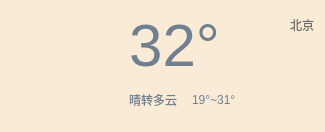
    <widget class="QWidget" name="widget_29" native="true">
     <property name="geometry">
      <rect>
       <x>90</x>
       <y>150</y>
       <width>325</width>
       <height>129</height>
      </rect>
     </property>
     <property name="styleSheet">
      <string notr="true">background-color: #FAEBD7;
border-radius: 4px</string>
     </property>
     <layout class="QHBoxLayout" name="horizontalLayout_34">
      <property name="spacing">
       <number>8</number>
      </property>
      <property name="leftMargin">
       <number>11</number>
      </property>
      <property name="topMargin">
       <number>11</number>
      </property>
      <property name="rightMargin">
       <number>11</number>
      </property>
      <property name="bottomMargin">
       <number>11</number>
      </property>
      <item>
       <widget class="QLabel" name="lblTypeIcon">
        <property name="minimumSize">
         <size>
          <width>110</width>
          <height>110</height>
         </size>
        </property>
        <property name="maximumSize">
         <size>
          <width>110</width>
          <height>110</height>
         </size>
        </property>
        <property name="styleSheet">
         <string notr="true">background-color: rgba(255, 255, 255, 0);</string>
        </property>
        <property name="text">
         <string/>
        </property>
        <property name="pixmap">
         <pixmap resource="main.qrc">:/res/type/DuoYun128.png</pixmap>
        </property>
        <property name="scaledContents">
         <bool>true</bool>
        </property>
        <property name="alignment">
         <set>Qt::AlignCenter</set>
        </property>
       </widget>
      </item>
      <item>
       <layout class="QVBoxLayout" name="verticalLayout_35">
        <property name="spacing">
         <number>0</number>
        </property>
        <item>
         <layout class="QHBoxLayout" name="horizontalLayout_35">
          <item>
           <widget class="QLabel" name="lblTemp">
            <property name="font">
             <font>
              <family>Arial</family>
              <pointsize>45</pointsize>
              <italic>false</italic>
              <bold>false</bold>
             </font>
            </property>
            <property name="styleSheet">
             <string notr="true">color: rgb(112,128,144);
font: 45pt &quot;Arial&quot;;
background-color: rgba(0, 255, 255, 0);</string>
            </property>
            <property name="text">
             <string>32°</string>
            </property>
            <property name="scaledContents">
             <bool>true</bool>
            </property>
            <property name="alignment">
             <set>Qt::AlignCenter</set>
            </property>
           </widget>
          </item>
          <item>
           <spacer name="horizontalSpacer_11">
            <property name="orientation">
             <enum>Qt::Horizontal</enum>
            </property>
            <property name="sizeHint" stdset="0">
             <size>
              <width>40</width>
              <height>20</height>
             </size>
            </property>
           </spacer>
          </item>
          <item>
           <layout class="QVBoxLayout" name="verticalLayout_36">
            <property name="topMargin">
             <number>0</number>
            </property>
            <property name="bottomMargin">
             <number>40</number>
            </property>
            <item>
             <widget class="QLabel" name="lblCity">
              <property name="styleSheet">
               <string notr="true">font: 10pt &quot;Microsoft YaHei UI&quot;;
background-color: rgba(255, 255, 255,0);
color: rgb(105,105,105);</string>
              </property>
              <property name="text">
               <string>北京</string>
              </property>
              <property name="alignment">
               <set>Qt::AlignRight|Qt::AlignTrailing|Qt::AlignVCenter</set>
              </property>
             </widget>
            </item>
           </layout>
          </item>
         </layout>
        </item>
        <item>
         <layout class="QHBoxLayout" name="horizontalLayout_36">
          <property name="spacing">
           <number>6</number>
          </property>
          <property name="sizeConstraint">
           <enum>QLayout::SetDefaultConstraint</enum>
          </property>
          <item>
           <widget class="QLabel" name="lblType">
            <property name="sizePolicy">
             <sizepolicy hsizetype="Preferred" vsizetype="Preferred">
              <horstretch>0</horstretch>
              <verstretch>0</verstretch>
             </sizepolicy>
            </property>
            <property name="styleSheet">
             <string notr="true">background-color: rgba(255, 255, 255,0);
font: 12pt &quot;微软雅黑&quot;;
color: rgb(112,128,144);</string>
            </property>
            <property name="text">
             <string>晴转多云</string>
            </property>
            <property name="scaledContents">
             <bool>true</bool>
            </property>
            <property name="alignment">
             <set>Qt::AlignLeading|Qt::AlignLeft|Qt::AlignVCenter</set>
            </property>
           </widget>
          </item>
          <item>
           <widget class="Line" name="line_4">
            <property name="minimumSize">
             <size>
              <width>0</width>
              <height>15</height>
             </size>
            </property>
            <property name="maximumSize">
             <size>
              <width>16777215</width>
              <height>15</height>
             </size>
            </property>
            <property name="styleSheet">
             <string notr="true">color: rgb(255, 0, 0);</string>
            </property>
            <property name="orientation">
             <enum>Qt::Vertical</enum>
            </property>
           </widget>
          </item>
          <item>
           <widget class="QLabel" name="lblLowHigh">
            <property name="styleSheet">
             <string notr="true">background-color: rgba(255, 255, 255,0);
font: 12pt &quot;微软雅黑&quot;;
color: rgb(112,128,144);</string>
            </property>
            <property name="text">
             <string>19°~31°</string>
            </property>
            <property name="alignment">
             <set>Qt::AlignLeading|Qt::AlignLeft|Qt::AlignVCenter</set>
            </property>
           </widget>
          </item>
          <item>
           <spacer name="horizontalSpacer_12">
            <property name="orientation">
             <enum>Qt::Horizontal</enum>
            </property>
            <property name="sizeHint" stdset="0">
             <size>
              <width>40</width>
              <height>20</height>
             </size>
            </property>
           </spacer>
          </item>
         </layout>
        </item>
       </layout>
      </item>
     </layout>
    </widget>
